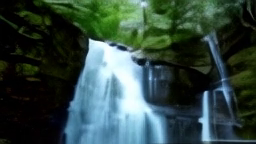
#> input picture frame 5 of video/sample_0000.mp4, 256 x 144 px
$ python videoPrcessing.py
#> lines starting #> are read from the running program, lines starting #| are printed output that depends on the picture
import cv2
import os
import numpy as np

# #Super-sampling + Low-pass filter
def anti_aliasing():
    return (5, 5)

#Upscaling
def resize():
    return cv2.INTER_LANCZOS4

#Sharpening
def sharpening():
    return np.array([[0, -1, 0],
            [-1, 5, -1],
            [0, -1, 0]])


#Load a video
script_dir = os.path.dirname(os.path.abspath(__file__))
video_path = os.path.join(script_dir, "../../video/")
cap = cv2.VideoCapture(video_path+"sample_0000.mp4")

#Width and Height
frame_width = int(cap.get(cv2.CAP_PROP_FRAME_WIDTH))
frame_height = int(cap.get(cv2.CAP_PROP_FRAME_HEIGHT))

#Video Wiriter
fourcc = cv2.VideoWriter_fourcc(*'mp4v')
out = cv2.VideoWriter(video_path+"output1.mp4", fourcc, 24.0, (480, 360))


while cap.isOpened():
    ret, frame = cap.read()
#> frame is the input picture: shape (144, 256, 3); mean B, G, R 65.7, 71.7, 50.4
    if not ret:
        break

    frame_shapened = cv2.filter2D(frame, -1, sharpening())
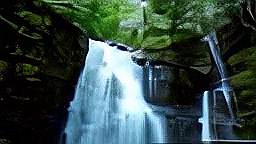
#> frame_shapened: shape (144, 256, 3); mean B, G, R 66.7, 72.2, 51.6
    frame_resized = cv2.resize(frame_shapened, (480, 360), interpolation=resize())
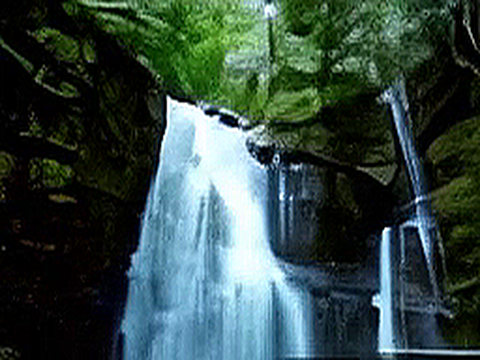
#> frame_resized: shape (360, 480, 3); mean B, G, R 66.9, 72.4, 51.8
    frame_anti_aliased = cv2.GaussianBlur(frame_resized, (3, 3), 0)
    out.write(frame_anti_aliased)

# Release the video objects
cap.release()
out.release()
cv2.destroyAllWindows()
